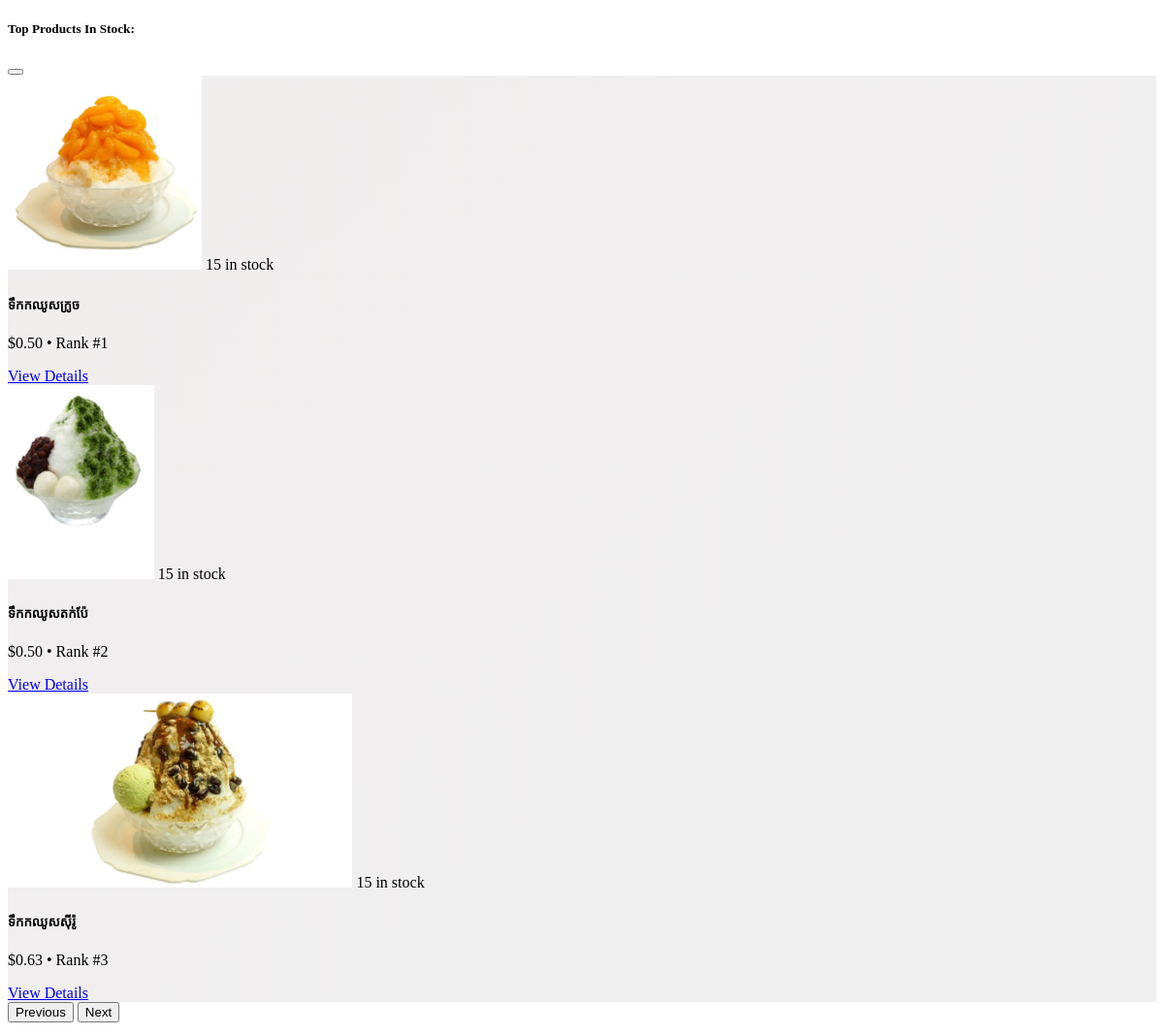
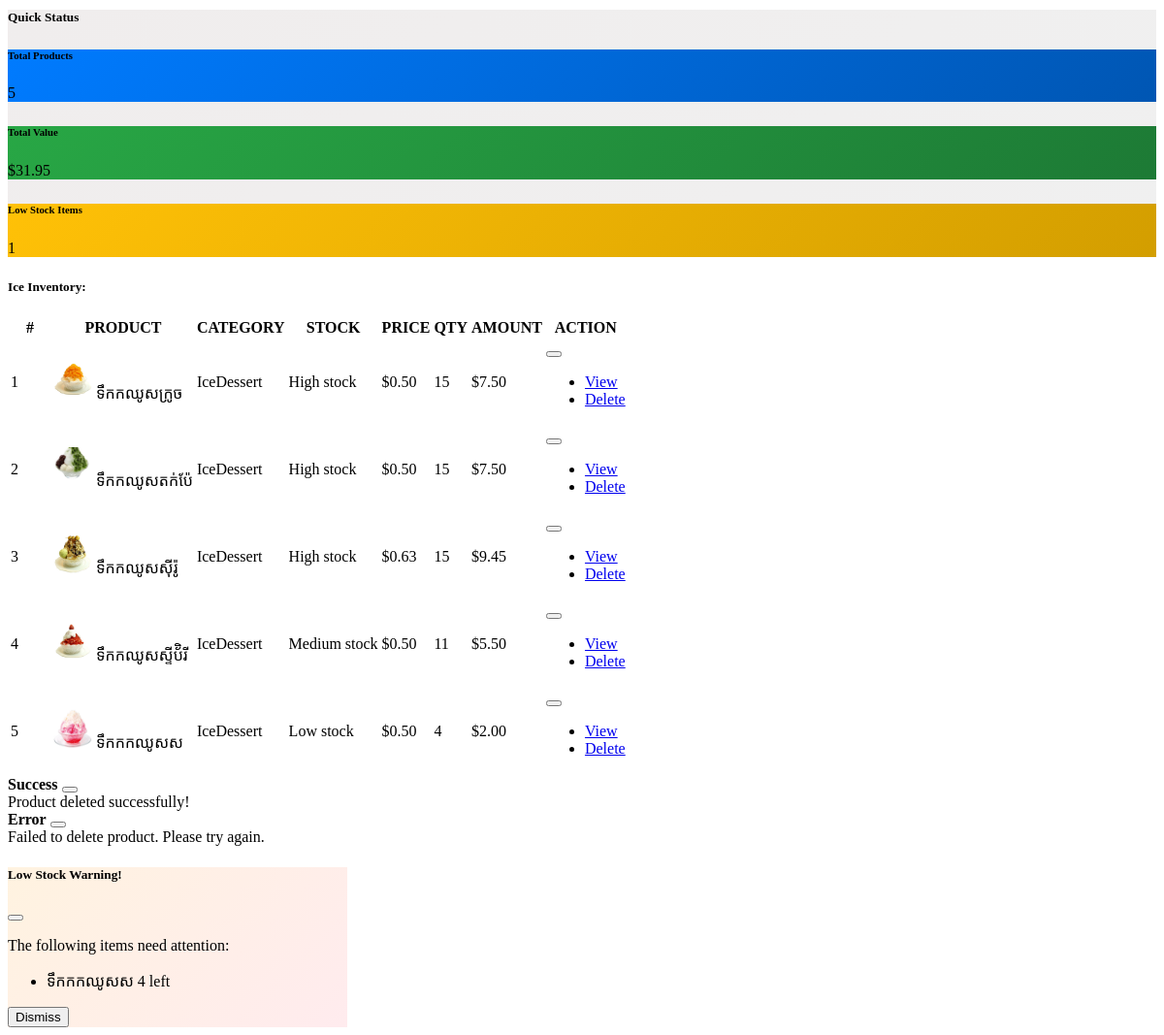
The page /views/inventory/ice.php (signed in) on the database as committed earlier (2 pictures, top to bottom).
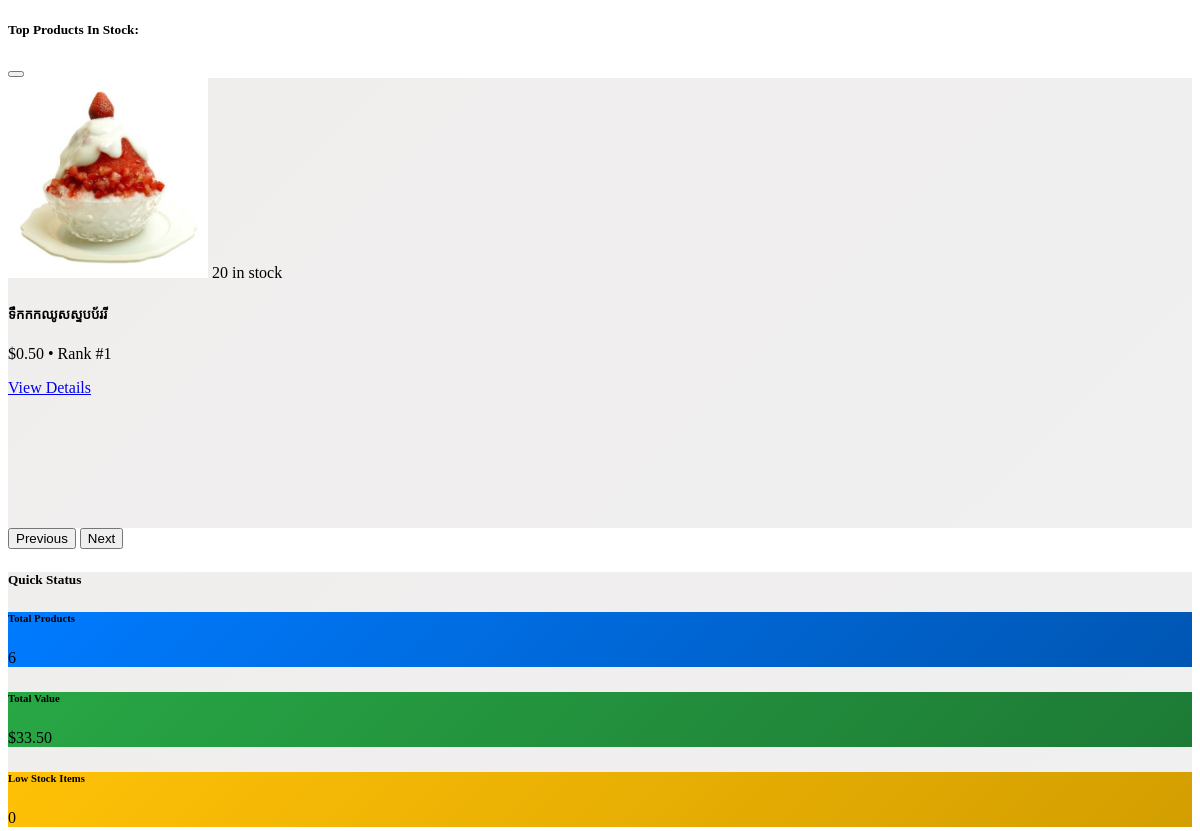
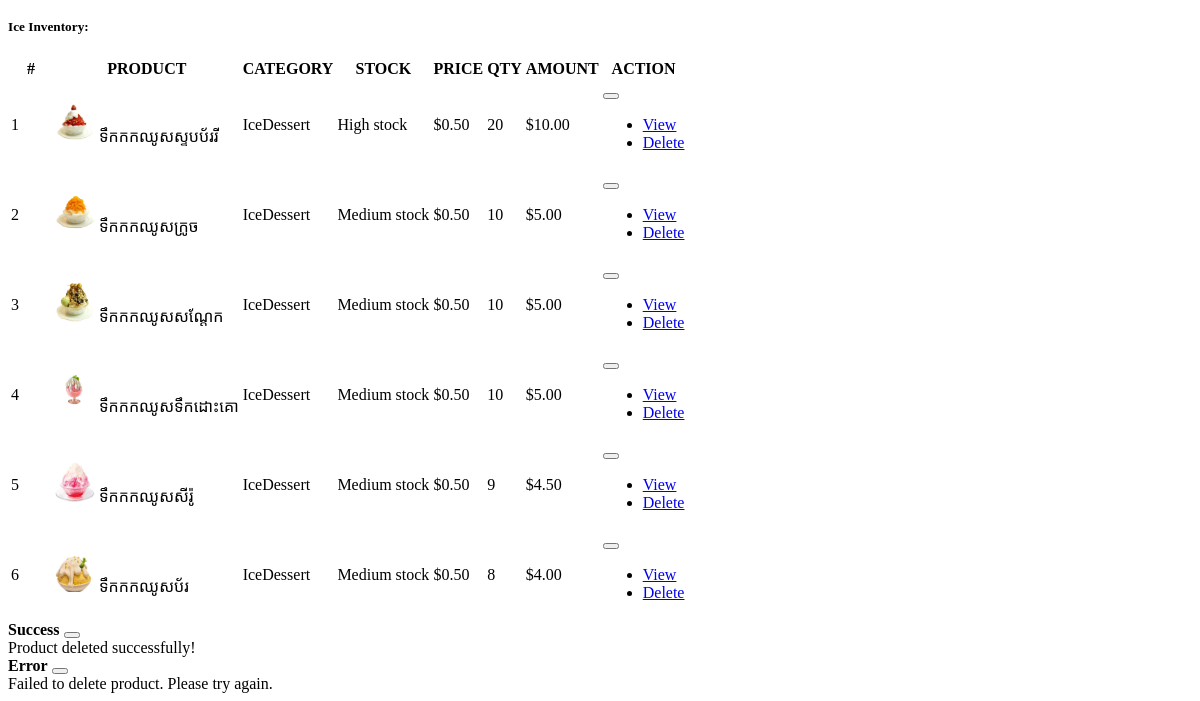
The same page on the database as committed later (2 pictures, top to bottom).
### tables this page shows
CREATE TABLE `products` (
  `product_id` int(11) NOT NULL,
  `product_name` varchar(255) NOT NULL,
  `description` text DEFAULT NULL,
  `category_id` int(11) DEFAULT NULL,
  `supplier_id` int(11) DEFAULT NULL,
  `price` decimal(10,2) NOT NULL,
  `cost_product` decimal(10,2) NOT NULL,
  `created_at` timestamp NULL DEFAULT NULL ON UPDATE current_timestamp(),
  `updated_at` timestamp NULL DEFAULT NULL ON UPDATE current_timestamp(),
  `image` varchar(225) NOT NULL,
  `barcode` varchar(14) DEFAULT NULL,
  `in_stock` tinyint(1) NOT NULL,
  `quantity` int(20) NOT NULL,
  `discounted_price` int(20) NOT NULL
);

CREATE TABLE `categories` (
  `category_id` int(11) NOT NULL,
  `category_name` varchar(255) NOT NULL,
  `parent_category_id` int(11) DEFAULT NULL,
  `created_at` timestamp NOT NULL DEFAULT current_timestamp(),
  `updated_at` timestamp NOT NULL DEFAULT current_timestamp() ON UPDATE current_timestamp()
);

### views/inventory/ice.php (the view, shortened to what this page needs)
<?php
require_once "Models/iceModel.php";
$products = $products ?? [];
usort($products, function($a, $b) {
    return ($b['quantity'] ?? 0) <=> ($a['quantity'] ?? 0);
});
?>
<div class="container-xxl flex-grow-1 container-p-y">
    <?php
    $popular_products = array_filter($products, function ($product) {
        return ($product['quantity'] ?? 0) >= 15;
    });
    if (!empty($popular_products)): ?>
    <h5 class="mb-3">Top Products In Stock:</h5>
    <div class="mb-4 position-relative">
        <div id="popularCarousel" class="carousel slide shadow-lg rounded-3 overflow-hidden" data-bs-ride="carousel">
            <div class="carousel-indicators">
                <?php
                $totalSlides = ceil(count($popular_products) / 4);
                for ($i = 0; $i < $totalSlides; $i++): ?>
                    <button type="button"
                            data-bs-target="#popularCarousel"
                            data-bs-slide-to="<?= $i ?>"
                            class="<?= $i === 0 ? 'active' : '' ?>"
                            aria-label="Slide <?= $i + 1 ?>"></button>
                <?php endfor; ?>
            </div>
            <div class="carousel-inner">
                <?php
                $chunkedProducts = array_chunk($popular_products, 4);
                foreach ($chunkedProducts as $slideIndex => $slideProducts): ?>
                    <div class="carousel-item <?= $slideIndex === 0 ? 'active' : '' ?>">
                        <div class="row g-4 justify-content-center align-items-center m-0 p-4" style="min-height: 450px; background: linear-gradient(135deg, #f0eded 0%, #f0f0f0 100%);">
                            <?php foreach ($slideProducts as $product): ?>
                                <div class="col-md-3 col-12 carousel-product">
                                    <div class="card drink-card h-100 shadow-sm border-0">
                                        <div class="drink-img-wrapper text-center position-relative">
                                            <img src="<?= htmlspecialchars('views/products/' . ($product['image'] ?? 'default.jpg')) ?>"
                                                 class="drink-img img-fluid"
                                                 style="max-height: 200px; object-fit: cover;"
                                                 alt="<?= htmlspecialchars($product['product_name'] ?? 'Product') ?>">
                                            <span class="stock-badge position-absolute top-0 end-0 m-2 bg-success text-white px-2 py-1 rounded">
                                                <?= $product['quantity'] ?? 0 ?> in stock
                                            </span>
                                        </div>
                                        <div class="card-body text-center">
                                            <h5 class="card-title mb-3"><?= htmlspecialchars($product['product_name'] ?? 'N/A') ?></h5>
                                            <p class="card-text mb-4">
                                                <span class="price fw-bold">$<?= number_format($product['price'] ?? 0, 2) ?></span>
                                                <span class="mx-2">•</span>
                                                <span>Rank #<?= $slideIndex * 4 + array_search($product, $slideProducts) + 1 ?></span>
                                            </p>
                                            <a href="/inventory/viewice/<?= htmlspecialchars($product['product_id'] ?? '') ?>"
                                               class="btn btn-outline-primary btn-sm rounded-pill drink-btn">View Details</a>
                                        </div>
                                    </div>
                                </div>
                            <?php endforeach; ?>
                        </div>
                    </div>
                <?php endforeach; ?>
            </div>
            <button class="carousel-control-prev" type="button" data-bs-target="#popularCarousel" data-bs-slide="prev">
                <span class="visually-hidden">Previous</span>
            </button>
            <button class="carousel-control-next" type="button" data-bs-target="#popularCarousel" data-bs-slide="next">
                <span class="visually-hidden">Next</span>
            </button>
        </div>
    </div>
    <?php endif; ?>
    <div class="mb-4 position-relative" style="background: linear-gradient(135deg, #f0eded 0%, #f0f0f0 100%);">
        <h5 class="header-title fw-bold mb-4 text-center text-uppercase pt-4">
            <span class="text-primary">Quick</span>
            <span class="text-secondary">Status</span>
        </h5>
        <div class="row g-4 justify-content-center align-items-center px-4 pb-4">
            <div class="col-md-4 col-12">
                <div class="card h bruising-0 shadow-lg overflow-hidden position-relative rounded-3">
                    <div class="p-4 text-center text-white" style="background: linear-gradient(135deg, #007bff, #0056b3);">
                        <h6 class="mt-3 mb-1 fw-bold text-uppercase">Total Products</h6>
                        <p class="fw-bold fs-3 mb-0 position-relative z-1"><?= count($products) ?></p>
                    </div>
                </div>
            </div>
            <div class="col-md-4 col-12">
                <div class="card h-100 border-0 shadow-lg overflow-hidden position-relative rounded-3">
                    <div class="p-4 text-center text-white" style="background: linear-gradient(135deg, #28a745, #1d7a35);">
                        <h6 class="mt-3 mb-1 fw-bold text-uppercase">Total Value</h6>
                        <p class="fw-bold fs-3 mb-0 position-relative z-1">
                            $<?= number_format(array_sum(array_map(fn($p) => ($p['price'] ?? 0) * ($p['quantity'] ?? 0), $products)), 2) ?>
                        </p>
                    </div>
                </div>
            </div>
            <div class="col-md-4 col-12">
                <div class="card h-100 border-0 shadow-lg overflow-hidden position-relative rounded-3">
                    <div class="p-4 text-center text-white" style="background: linear-gradient(135deg, #ffc107, #d39e00);">
                        <h6 class="mt-3 mb-1 fw-bold text-uppercase">Low Stock Items</h6>
                        <p class="fw-bold fs-3 mb-0 position-relative z-1"><?= count(array_filter($products, fn($p) => ($p['quantity'] ?? 0) < 5)) ?></p>
                    </div>
                </div>
            </div>
        </div>
    </div>
    <div class="d-flex justify-content-between mb-3 align-items-center">
        <h5 class="mt-3 mb-0">Ice Inventory:</h5>
    </div>
    <div class="card mb-4 shadow-sm">
        <div class="card-body p-0">
            <div class="table-responsive">
                <table class="table table-hover mb-0">
                    <thead class="table-light">
                        <tr>
                            <th width="40px" style="color: #000000;">#</th>
                            <th style="color: #000000;">PRODUCT</th>
                            <th style="color: #000000;">CATEGORY</th>
                            <th style="color: #000000;">STOCK</th>
                            <th style="color: #000000;">PRICE</th>
                            <th style="color: #000000;">QTY</th>
                            <th style="color: #000000;">AMOUNT</th>
                            <th style="color: #000000;">ACTION</th>
                        </tr>
                    </thead>
                    <tbody>
                        <?php foreach ($products as $index => $product): ?>
                            <tr data-product-id="<?= htmlspecialchars($product['product_id'] ?? '') ?>">
                                <td class="text-center"><?= $index + 1 ?></td>
                                <td>
                                    <div class="d-flex align-items-center">
                                        <img src="<?= htmlspecialchars('views/products/' . ($product['image'] ?? 'default.jpg')) ?>"
                                             class="rounded-circle"
                                             style="width: 40px; height: 40px; object-fit: cover;"
                                             alt="<?= htmlspecialchars($product['product_name'] ?? 'Product') ?>">
                                        <span class="ms-3"><?= htmlspecialchars($product['product_name'] ?? 'N/A') ?></span>
                                    </div>
                                </td>
                                <td>
                                    <span class="badge bg-primary-subtle text-primary rounded-pill">
                                        <?= htmlspecialchars($product['category_name'] ?? 'Uncategorized') ?>
                                    </span>
                                </td>
                                <td>
                                    <span class="text-<?= ($product['quantity'] ?? 0) < 5 ? 'danger' : (($product['quantity'] ?? 0) < 15 ? 'warning' : 'success') ?>">
                                        <?= ($product['quantity'] ?? 0) < 5 ? 'Low stock' : (($product['quantity'] ?? 0) < 15 ? 'Medium stock' : 'High stock') ?>
                                    </span>
                                </td>
                                <td>$<?= number_format($product['price'] ?? 0, 2) ?></td>
                                <td class="text-<?= ($product['quantity'] ?? 0) < 5 ? 'danger' : (($product['quantity'] ?? 0) < 15 ? 'warning' : 'body') ?>">
                                    <?= $product['quantity'] ?? 'N/A' ?>
                                </td>
                                <td>$<?= number_format(($product['price'] ?? 0) * ($product['quantity'] ?? 0), 2) ?></td>
                                <td>
                                    <div class="dropdown">
                                        <button class="btn btn-link text-muted p-0" type="button" data-bs-toggle="dropdown" aria-expanded="false">
                                        </button>
                                        <ul class="dropdown-menu">
                                            <li>
                                                <a class="dropdown-item" href="/inventory/viewice/<?= htmlspecialchars($product['product_id'] ?? '') ?>">
                                                    <i class="bi bi-eye me-2"></i>View
                                                </a>
                                            </li>
                                            <li>
                                                <a class="dropdown-item text-danger delete-product"
                                                   href="javascript:void(0)"
                                                   data-product-id="<?= htmlspecialchars($product['product_id'] ?? '') ?>">
                                                    <i class="bi bi-trash me-2"></i>Delete
                                                </a>
                                            </li>
                                        </ul>
                                    </div>
                                </td>
                            </tr>
                        <?php endforeach; ?>
                    </tbody>
                </table>
            </div>
        </div>
    </div>
    <div class="toast-container position-fixed bottom-0 end-0 p-3" style="z-index: 1050;">
        <div id="successToast" class="toast" role="alert" aria-live="assertive" aria-atomic="true">
            <div class="toast-header bg-success text-white">
                <strong class="me-auto">Success</strong>
                <button type="button" class="btn-close btn-close-white" data-bs-dismiss="toast" aria-label="Close"></button>
            </div>
            <div class="toast-body">
                Product deleted successfully!
            </div>
        </div>
        <div id="errorToast" class="toast" role="alert" aria-live="assertive" aria-atomic="true">
            <div class="toast-header bg-danger text-white">
                <strong class="me-auto">Error</strong>
                <button type="button" class="btn-close btn-close-white" data-bs-dismiss="toast" aria-label="Close"></button>
            </div>
            <div class="toast-body">
                Failed to delete product. Please try again.
            </div>
        </div>
    </div>
    <?php
    $low_stock_items = array_filter($products, fn($p) => ($p['quantity'] ?? 0) < 5);
    if (!empty($low_stock_items)): ?>
        <div class="low-stock-alert position-fixed bottom-0 end-0 p-3" style="z-index: 1050;">
            <div class="card shadow-lg border-0 rounded-3 overflow-hidden animate__animated animate__bounceInRight"
                 style="max-width: 350px; background: linear-gradient(135deg, #fff3e0, #ffebee);">
                <div class="card-header bg-danger d-flex align-items-center p-3">
                    <h5 class="mb-0 fw-bold text-white">Low Stock Warning!</h5>
                    <button type="button" class="btn-close btn-close-white ms-auto" onclick="this.closest('.low-stock-alert').style.display='none';" aria-label="Close"></button>
                </div>
                <div class="card-body p-3">
                    <p class="text-muted mb-3">The following items need attention:</p>
                    <ul class="list-group list-group-flush">
                        <?php foreach ($low_stock_items as $item): ?>
                            <li class="list-group-item d-flex align-items-center p-2 animate__animated animate__fadeInUp" style="animation-delay: <?= (array_search($item, $low_stock_items) * 0.1) ?>s;">
                                <span class="flex-grow-1"><?= htmlspecialchars($item['product_name'] ?? 'Unknown') ?></span>
                                <span class="badge bg-danger rounded-pill"><?= $item['quantity'] ?? 0 ?> left</span>
                            </li>
                        <?php endforeach; ?>
                    </ul>
                </div>
                <div class="card-footer bg-light text-center p-2">
                    <button class="btn btn-sm btn-outline-danger rounded-pill" onclick="this.closest('.low-stock-alert').style.display='none';">
                        Dismiss
                    </button>
                </div>
            </div>
        </div>
    <?php endif; ?>
</div>

### Models/iceModel.php (shortened to what this page needs)
<?php
require_once 'Database/Database.php';
$db = new Database();
$conn = $db->getConnection();
$display_category = isset($_POST['category']) ? trim($_POST['category']) : 'IceDessert';
if ($display_category === 'IceDessert') {
    $sql = "SELECT p.*, c.category_name
        FROM products p
        LEFT JOIN categories c ON p.category_id = c.category_id
        WHERE c.category_name = ?";
$stmt = $conn->prepare($sql);
$stmt->execute([$display_category]);
}
$products = $stmt->fetchAll(PDO::FETCH_ASSOC);
?>
<!DOCTYPE html>
<html>
<head>
</head>
<body>
</body>
</html>

Rows that differ between the two databases and show on the page:
removed products: image (picture), quantity "15", product_name "ទឹកកឈូសក្រូច", price "0.50", slideProducts "1", category.category_name "IceDessert", shows "High stock", ($product['price'] ?? 0) * ($product['quantity'] ?? 0) "7.50"
removed products: image (picture), quantity "15", product_name "ទឹកកឈូសតក់ប៉ែ", price "0.50", slideProducts "2", category.category_name "IceDessert", shows "High stock", ($product['price'] ?? 0) * ($product['quantity'] ?? 0) "7.50"
removed products: image (picture), quantity "15", product_name "ទឹកកឈូសសុីរ៉ូ", price "0.63", slideProducts "3", category.category_name "IceDessert", shows "High stock", ($product['price'] ?? 0) * ($product['quantity'] ?? 0) "9.45"
removed products: image (picture), product_name "ទឹកកឈូសស្ទីប័ិរី", category.category_name "IceDessert", shows "Medium stock", price "0.50", quantity "11", ($product['price'] ?? 0) * ($product['quantity'] ?? 0) "5.50", shown under "Ice Inventory:"
removed products: image (picture), product_name "ទឹកកកឈូសស", category.category_name "IceDessert", shows "Low stock", price "0.50", quantity "4", ($product['price'] ?? 0) * ($product['quantity'] ?? 0) "2.00"
added products: image (picture), quantity "20", product_name "ទឹកកកឈូសស្ទបប័ររី", price "0.50", slideProducts "1", category.category_name "IceDessert", shows "High stock", ($product['price'] ?? 0) * ($product['quantity'] ?? 0) "10.00"
added products: image (picture), product_name "ទឹកកកឈូសក្រូច", category.category_name "IceDessert", shows "Medium stock", price "0.50", quantity "10", ($product['price'] ?? 0) * ($product['quantity'] ?? 0) "5.00", shown under "Ice Inventory:"
added products: image (picture), product_name "ទឹកកកឈូសសណ្តែក", category.category_name "IceDessert", shows "Medium stock", price "0.50", quantity "10", ($product['price'] ?? 0) * ($product['quantity'] ?? 0) "5.00", shown under "Ice Inventory:"
added products: image (picture), product_name "ទឹកកកឈូសទឹកដោះគោ", category.category_name "IceDessert", shows "Medium stock", price "0.50", quantity "10", ($product['price'] ?? 0) * ($product['quantity'] ?? 0) "5.00", shown under "Ice Inventory:"
added products: image (picture), product_name "ទឹកកកឈូសសីរ៉ូ", category.category_name "IceDessert", shows "Medium stock", price "0.50", quantity "9", ($product['price'] ?? 0) * ($product['quantity'] ?? 0) "4.50", shown under "Ice Inventory:"
added products: image (picture), product_name "ទឹកកកឈូសប័រ", category.category_name "IceDessert", shows "Medium stock", price "0.50", quantity "8", ($product['price'] ?? 0) * ($product['quantity'] ?? 0) "4.00", shown under "Ice Inventory:"
Other text that changed with them:
count($products): "5" → "6"
count(array_filter($products, fn($p) => ($p['quantity'] ?? 0) < 5)): "1" → "0"
text no longer shown: "31.95 Low Stock Warning! The following items need attention: Dismiss"
text now shown: "33.50"
